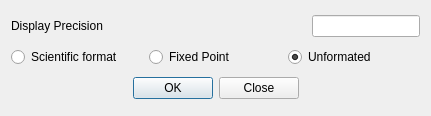
<?xml version="1.0" encoding="UTF-8"?>
<ui version="4.0">
 <class>PrecisionDialog</class>
 <widget class="QDialog" name="PrecisionDialog">
  <property name="geometry">
   <rect>
    <x>0</x>
    <y>0</y>
    <width>431</width>
    <height>116</height>
   </rect>
  </property>
  <property name="windowTitle">
   <string>Dialog</string>
  </property>
  <layout class="QVBoxLayout" name="verticalLayout">
   <item>
    <layout class="QHBoxLayout" name="horizontalLayout_2">
     <item>
      <widget class="QLabel" name="label">
       <property name="text">
        <string>Display Precision</string>
       </property>
      </widget>
     </item>
     <item>
      <widget class="QLineEdit" name="lineEdit">
       <property name="sizePolicy">
        <sizepolicy hsizetype="Maximum" vsizetype="Fixed">
         <horstretch>0</horstretch>
         <verstretch>0</verstretch>
        </sizepolicy>
       </property>
      </widget>
     </item>
    </layout>
   </item>
   <item>
    <layout class="QHBoxLayout" name="horizontalLayout">
     <item>
      <widget class="QRadioButton" name="sciBtn">
       <property name="text">
        <string>Scientific format</string>
       </property>
      </widget>
     </item>
     <item>
      <widget class="QRadioButton" name="fixedBtn">
       <property name="text">
        <string>Fixed Point</string>
       </property>
      </widget>
     </item>
     <item>
      <widget class="QRadioButton" name="unformBtn">
       <property name="text">
        <string>Unformated</string>
       </property>
       <property name="checked">
        <bool>true</bool>
       </property>
      </widget>
     </item>
    </layout>
   </item>
   <item>
    <widget class="QDialogButtonBox" name="buttonBox">
     <property name="sizePolicy">
      <sizepolicy hsizetype="Expanding" vsizetype="Fixed">
       <horstretch>0</horstretch>
       <verstretch>0</verstretch>
      </sizepolicy>
     </property>
     <property name="layoutDirection">
      <enum>Qt::LeftToRight</enum>
     </property>
     <property name="autoFillBackground">
      <bool>false</bool>
     </property>
     <property name="standardButtons">
      <set>QDialogButtonBox::Close|QDialogButtonBox::Ok</set>
     </property>
     <property name="centerButtons">
      <bool>true</bool>
     </property>
    </widget>
   </item>
  </layout>
 </widget>
 <resources/>
 <connections/>
</ui>
